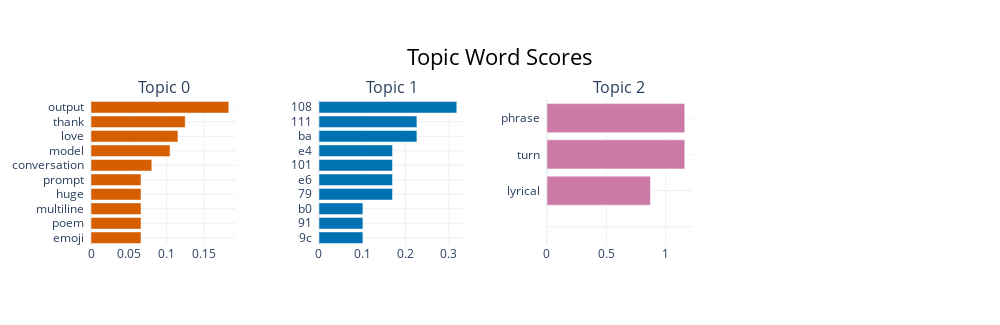

The code cell stored with this chart in its notebook:
### Code cell
# Dictionary to store all figures for later rendering as JPG
figures_dict = {}
print("\nGenerating visualizations...")

# 1. Topic barchart
print("\n1. Topic Barchart")
fig_barchart = topic_model.visualize_barchart(top_n_topics=10, n_words=10)
figures_dict["topic_barchart"] = fig_barchart
fig_barchart

### Figure 1 — Plotly figure (JSON) as saved in the notebook; plotly's stock layout.template omitted (floating-point values rounded to 4 significant figures)
{"data": [{"marker": {"color": "#D55E00"}, "orientation": "h", "type": "bar", "x": [0.06624, 0.06624, 0.06624, 0.06624, 0.06624, 0.08053, 0.1047, 0.1151, 0.1248, 0.1825], "xaxis": "x", "y": ["emoji  ", "poem  ", "multiline  ", "huge  ", "prompt  ", "conversation  ", "model  ", "love  ", "thank  ", "output  "], "yaxis": "y"}, {"marker": {"color": "#0072B2"}, "orientation": "h", "type": "bar", "x": [0.1014, 0.1014, 0.1014, 0.1698, 0.1698, 0.1698, 0.1698, 0.2262, 0.2262, 0.3183], "xaxis": "x2", "y": ["9c  ", "91  ", "b0  ", "79  ", "e6  ", "101  ", "e4  ", "ba  ", "111  ", "108  "], "yaxis": "y2"}, {"marker": {"color": "#CC79A7"}, "orientation": "h", "type": "bar", "x": [1e-05, 1e-05, 1e-05, 1e-05, 1e-05, 1e-05, 1e-05, 0.8703, 1.159, 1.159], "xaxis": "x3", "y": ["  ", "  ", "  ", "  ", "  ", "  ", "  ", "lyrical  ", "turn  ", "phrase  "], "yaxis": "y3"}], "layout": {"annotations": [{"font": {"size": 16}, "showarrow": false, "text": "Topic 0", "x": 0.0875, "xanchor": "center", "xref": "paper", "y": 1, "yanchor": "bottom", "yref": "paper"}, {"font": {"size": 16}, "showarrow": false, "text": "Topic 1", "x": 0.3625, "xanchor": "center", "xref": "paper", "y": 1, "yanchor": "bottom", "yref": "paper"}, {"font": {"size": 16}, "showarrow": false, "text": "Topic 2", "x": 0.6375, "xanchor": "center", "xref": "paper", "y": 1, "yanchor": "bottom", "yref": "paper"}], "height": 325, "hoverlabel": {"bgcolor": "white", "font": {"family": "Rockwell", "size": 16}}, "showlegend": false, "title": {"font": {"color": "Black", "size": 22}, "text": "Topic Word Scores", "x": 0.5, "xanchor": "center", "yanchor": "top"}, "width": 1000, "xaxis": {"anchor": "y", "domain": [0, 0.175], "showgrid": true}, "xaxis2": {"anchor": "y2", "domain": [0.275, 0.45], "showgrid": true}, "xaxis3": {"anchor": "y3", "domain": [0.55, 0.725], "showgrid": true}, "xaxis4": {"anchor": "y4", "domain": [0.825, 1], "showgrid": true}, "yaxis": {"anchor": "x", "domain": [0, 1], "showgrid": true}, "yaxis2": {"anchor": "x2", "domain": [0, 1], "showgrid": true}, "yaxis3": {"anchor": "x3", "domain": [0, 1], "showgrid": true}, "yaxis4": {"anchor": "x4", "domain": [0, 1], "showgrid": true}}}
